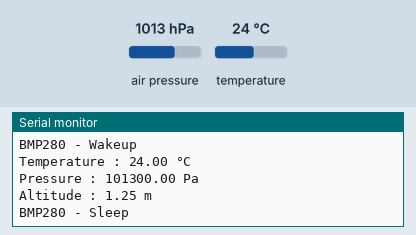
Simulated run of this sketch. Board: Arduino Uno, built with avr-gcc and run on an emulated ATmega328P. On the bench: the last lines printed to the serial monitor. Inputs (shaded band) come from the test bench; at power-on: air pressure 1013 hPa, temperature 24 °C.

Above: at 3.9 s.
4.0 s: air pressure set to 952 hPa
At 4.19 s:
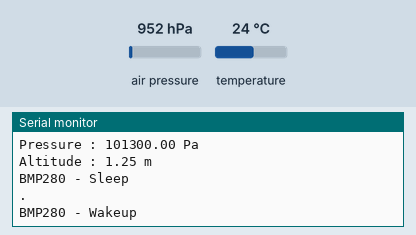
5.5 s: temperature set to 12 °C
At 6.3 s:
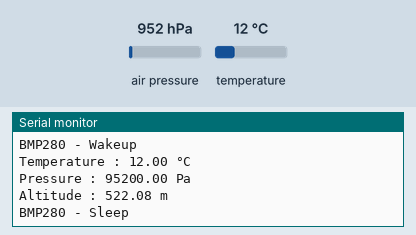
7.0 s: air pressure set to 975 hPa
At 8.8 s:
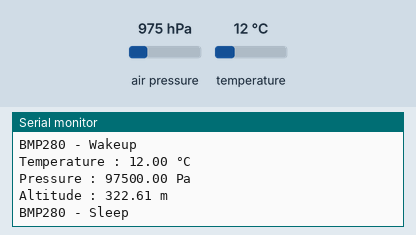
Timing chart, 0 to 10.3 s (numbered marks = the images above; inputs shaded):
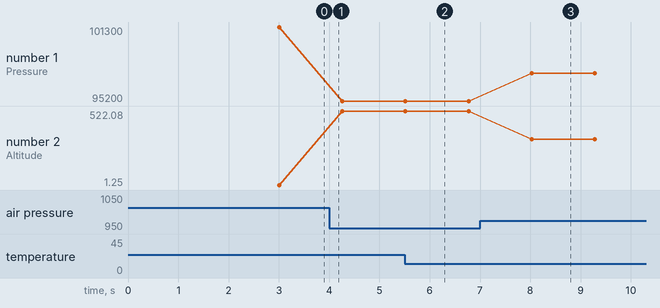

The sketch:

2_SensorPressure_BMP280.ino
```cpp
/*
 *  Last Update: 16/11/2023
 *       Author: Andrea Sauviat
 *       E-mail: a-sauviat@laposte.net
 *
 *  Description: How to use and get information from the BMP280 sensor ?
 *
 *  GitHub     : https://github.com/SauviaTron/Mini_RAK-Tracker
 *  Datasheet  : https://www.bosch-sensortec.com/media/boschsensortec/downloads/datasheets/bst-bmp280-ds001.pdf
 *
 */


// > The libraries you need :
#include <Wire.h> // For I2C
#include "BMP280_Functions.h" // Adafruit and custom library for BMP280


// —————————————————————————————————————————————————————————————————————————————————————————————— //
//          GLOBAL VARIABLES                                                                      //
// —————————————————————————————————————————————————————————————————————————————————————————————— //

bool Enable_SerialPrint = true ; // Display information or not on the serial monitor


// —————————————————————————————————————————————————————————————————————————————————————————————— //
//          SETUP()                                                                               //
// —————————————————————————————————————————————————————————————————————————————————————————————— //

void setup() {

  // > Configure the baud rate
  Serial.begin( 115200 ) ;
  while ( !Serial ) {} ;    // Wait for the serial to be available
  delay(2500) ;             // Add a custom delay for user to 'see' the setup function


  // > Welcome Msg
  Serial.println( "Welcome to the BMP280 test program ! " ) ;


  // > Configure the I2C
  Wire.begin();


  // > Configure the BMP280
  BMP280_GetStatus( ) ; // Check if the sensor respond to basic command
  BMP280_WakeUp(    ) ; // Configure the sensor with the default parameter
  // If you want to change the operating mode, the sampling, the filter or the standy, that in the BMP280_Setting function.

}


// —————————————————————————————————————————————————————————————————————————————————————————————— //
//          LOOP()                                                                                //
// —————————————————————————————————————————————————————————————————————————————————————————————— //

void loop() {

  // > New loop
  Serial.println(".");

  BMP280_WakeUp() ; // Wake up the sensor

  BMP280_GetTemperature( Enable_SerialPrint ) ; // [°]  - Mesure the temperature
  BMP280_GetPressure(    Enable_SerialPrint ) ; // [Pa] - Mesure the pressure in Pa
  BMP280_GetAltitude(    Enable_SerialPrint ) ; // [m]  - Deduce the altitude from the mesured pressure

  BMP280_Sleep() ; // Put the sensor to sleep for power management

  delay(1000);

}
```

BMP280_Functions.cpp
```cpp
#include <Adafruit_BMP280.h>
#include "BMP280_Functions.h"

Adafruit_BMP280 BMP280 ; // Set variable name

void BMP280_GetStatus( ) {

  // Get the status of the BMP280 - I2C Address : 0x76
  unsigned status = BMP280.begin( 0x76 ) ;

  if (!status) { // If the status is falty ...
    Serial.println("Could not find a valid BMP280 sensor, check wiring or try a different address!"); // ... then display some information
    Serial.print("SensorID was: 0x"); Serial.println(BMP280.sensorID(),16);
    Serial.print("ID of 0xFF probably means a bad address, a BMP 180 or BMP 085\n");
    Serial.print("ID of 0x56-0x58 represents a BMP 280,\n");
    Serial.print("ID of 0x60 represents a BME 280.\n");
    Serial.print("ID of 0x61 represents a BME 680.\n");
    while (1) { } ;
  }

}

void BMP280_WakeUp( ) {

    BMP280.setSampling( Adafruit_BMP280::MODE_NORMAL,     /* Operating Mode. */
                        Adafruit_BMP280::SAMPLING_X2,     /* Temp. oversampling */
                        Adafruit_BMP280::SAMPLING_X16,    /* Pressure oversampling */
                        Adafruit_BMP280::FILTER_X16,      /* Filtering. */
                        Adafruit_BMP280::STANDBY_MS_500); /* Standby time. */

    Serial.println("BMP280 - Wakeup") ; delay(250) ;

}

void BMP280_Sleep( ) {

    BMP280.setSampling( Adafruit_BMP280::MODE_SLEEP,       /* Operating Mode. */
                        Adafruit_BMP280::SAMPLING_NONE,    /* Temp. oversampling */
                        Adafruit_BMP280::SAMPLING_NONE,    /* Pressure oversampling */
                        Adafruit_BMP280::FILTER_OFF,       /* Filtering. */
                        Adafruit_BMP280::STANDBY_MS_1);    /* Standby time. */

    Serial.println("BMP280 - Sleep");

}

float BMP280_GetTemperature( bool Display_Value ) {
  float BMP280_Temperature = BMP280.readTemperature() ;
  if ( Display_Value == true ){
    Serial.println( String("Temperature : ") + BMP280_Temperature + String(" °C") ) ;
  }
  return BMP280_Temperature ;
}

float BMP280_GetPressure( bool Display_Value ) {
  float BMP280_Pressure = BMP280.readPressure() ;
  if ( Display_Value == true ){
    Serial.println( String("Pressure : ") + BMP280_Pressure + String(" Pa") ) ;
  }
  return BMP280_Pressure ;
}

float BMP280_GetAltitude( bool Display_Value ) {
  float BMP280_Altitude = BMP280.readAltitude( 1013.15 ) ; // Default value, you need to adjuste it to your local forecast.
  if ( Display_Value == true ){
    Serial.println( String("Altitude : ") + BMP280_Altitude + String(" m") ) ;
  }
  return BMP280_Altitude ;
}
```

BMP280_Functions.h
```cpp
void BMP280_GetStatus( );
void BMP280_WakeUp( );
void BMP280_Sleep() ;
float BMP280_GetTemperature( bool Display_Value );
float BMP280_GetPressure( bool Display_Value );
float BMP280_GetAltitude( bool Display_Value );
```

Measured:
- after the input at 5.5 s, the serial monitor: prints a new line at once (image 2)
- after the input at 7.0 s, the serial monitor: prints a new line after 1.0 s (image 3)
- plotted number 1: 101300 → 95200 after the input at 4.0 s, 95200 → 97500 after the input at 7.0 s
- plotted number 2: 1.25 → 522.08 after the input at 4.0 s, 522.08 → 322.61 after the input at 7.0 s
